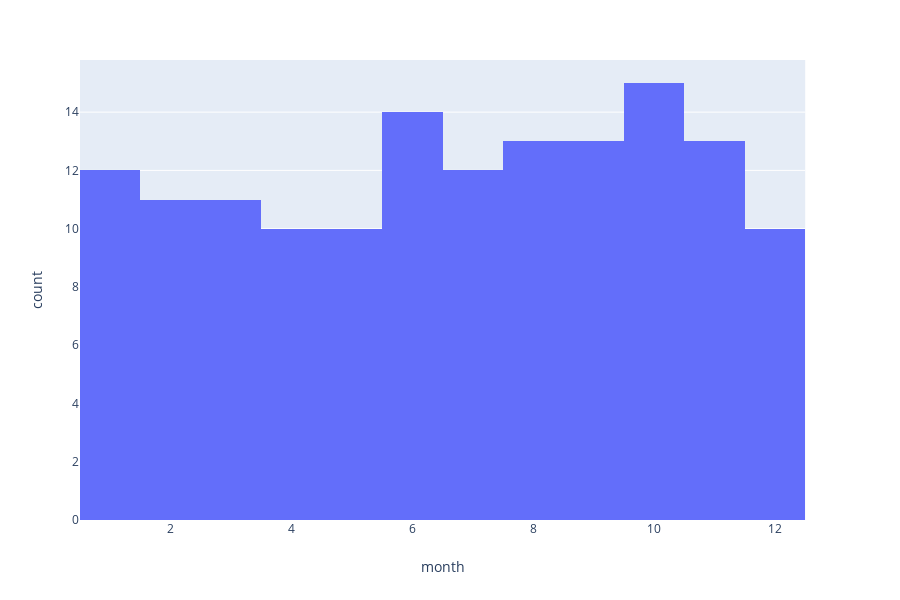

Here is the notebook cell this chart was saved with:
### Code cell
import plotly.express as px
fig = px.histogram(df_index, x='month')
fig.show()

### Figure 1 — Plotly figure (JSON) as saved in the notebook; plotly's stock layout.template omitted (floating-point values rounded to 4 significant figures; data arrays with more than 128 entries replaced by an {"elided": "..."} marker saying what was removed)
{"data": [{"alignmentgroup": "True", "bingroup": "x", "hoverlabel": {"namelength": 0}, "hovertemplate": "month=%{x}<br>count=%{y}", "legendgroup": "", "marker": {"color": "#636efa"}, "name": "", "offsetgroup": "", "orientation": "v", "showlegend": false, "type": "histogram", "x": {"elided": "144 int values"}, "xaxis": "x", "yaxis": "y"}], "layout": {"barmode": "relative", "height": 600, "legend": {"tracegroupgap": 0}, "margin": {"t": 60}, "xaxis": {"anchor": "y", "domain": [0, 0.98], "title": {"text": "month"}}, "yaxis": {"anchor": "x", "domain": [0, 1], "title": {"text": "count"}}}}
